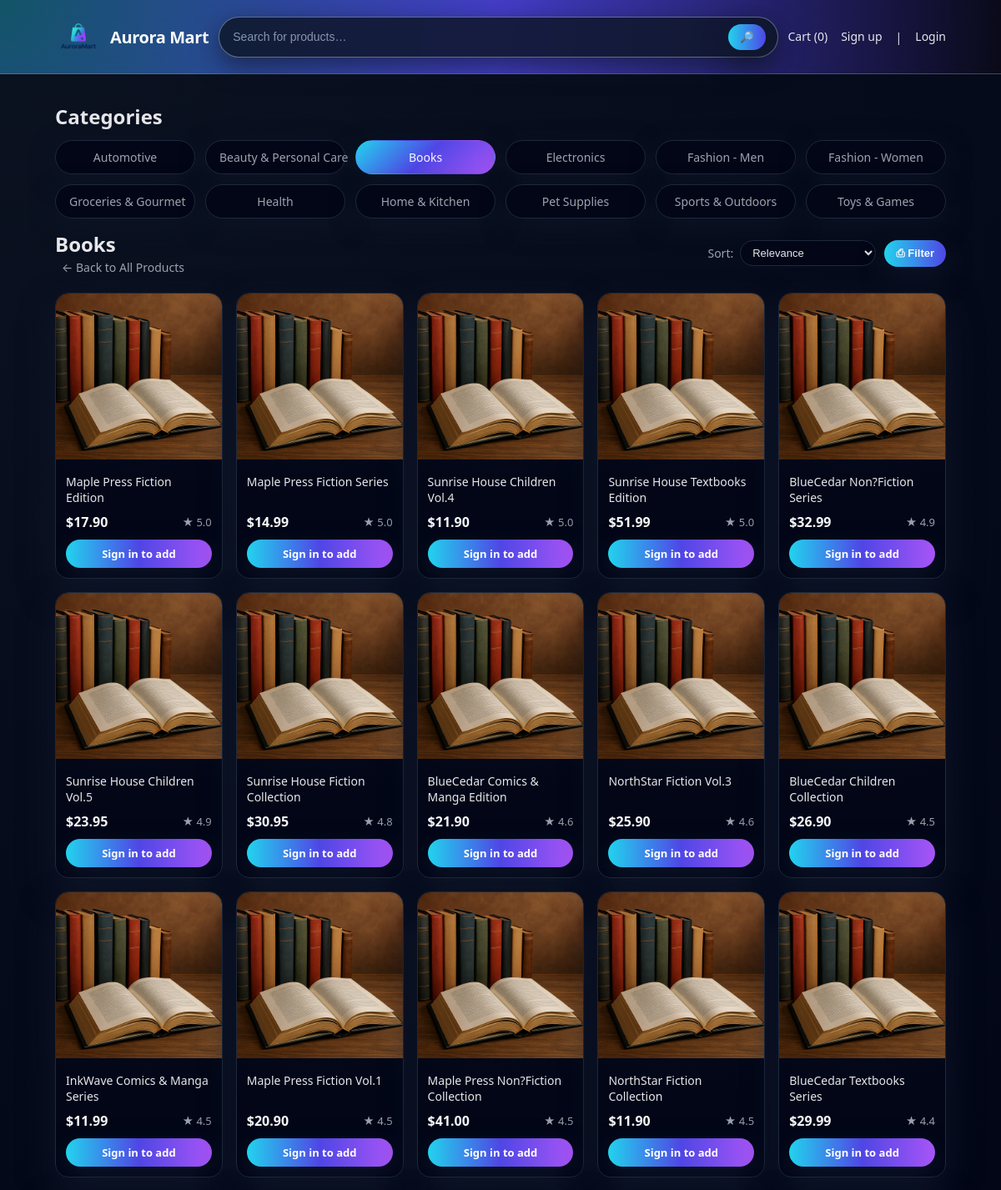
Page /c/books/ (upper part) on the committed database.
### storefront/models.py (models this page shows, shortened)
class Category(models.Model):
    name = models.CharField(max_length=100)
    slug = models.SlugField(max_length=100, unique=True)
    parent = models.ForeignKey("self", null=True, blank=True, on_delete=models.CASCADE)
    class Meta:
        unique_together = [["name", "parent"]]

class Product(models.Model):
    sku = models.CharField(max_length=50, unique=True)
    slug = models.SlugField(max_length=255, unique=True)
    name = models.CharField(max_length=255)
    description = models.TextField(blank=True)
    category = models.ForeignKey("Category", on_delete=models.CASCADE)
    stock = models.PositiveIntegerField(default=0)
    reorder_threshold = models.PositiveIntegerField(default=10)
    is_active = models.BooleanField(default=True)
    price = models.DecimalField(max_digits=10, decimal_places=2)
    rating = models.FloatField(
        validators=[MinValueValidator(0.0), MaxValueValidator(5.0)], default=0.0
    )
    image = models.ImageField(upload_to="product_images/", blank=True, null=True)
    created_at = models.DateTimeField(auto_now_add=True)
    updated_at = models.DateTimeField(auto_now=True)
    @property
    def image_url(self):
        if self.image:
            return self.image.url
        category_images = {
            "Automotive": "Automotive.png",
            "Beauty & Personal Care": "Beauty and Personal Care.png",
            "Books": "Books.png",
            "Electronics": "Electronics.png",
            "Fashion - Men": "Fashion - Men.png",
            "Fashion - Women": "Fashion - Women.png",
            "Groceries & Gourmet": "Groceries and Gourmet.png",
            "Health": "Health.png",
            "Home & Kitchen": "Home and Kitchen.png",
            "Pet Supplies": "Pet Supplies.png",
            "Sports & Outdoors": "Sport and Outdoors.png",
            "Toys & Games": "Toys and Games.png",
        }
        category = self.category
        while category.parent is not None:
            category = category.parent
        parent_category_name = category.name
        default_image = category_images.get(parent_category_name, "Placeholder Img.png")
        return f"/static/img/default_categories/{default_image}"

### storefront/views.py (the view, shortened to what this page needs)
# urls.py: path("", views.home, name="home"),
def home(request, slug=None):
    products = Product.objects.select_related("category").filter(is_active=True)
    categories = Category.objects.filter(parent__isnull=True).order_by("name")[:12]
    q = (request.GET.get("q") or "").strip()
    sort = (request.GET.get("sort") or "").strip()
    category = None
    if slug:
        category = get_object_or_404(Category, slug=slug)
        products = products.filter(Q(category=category) | Q(category__parent=category))
    if sort == "price_asc":
        products = products.order_by("price", "-rating", "name")
    elif sort == "price_desc":
        products = products.order_by("-price", "-rating", "name")
    elif sort == "new":
        products = products.order_by("-id")
    else:
        products = products.order_by("-rating", "name")
    context = {
        "categories": categories,
        "products": products[:500],
        "q": q,
        "sort": sort,
        "category": category,
    }
    return render(request, "storefront/home.html", context)

### adminpanel/context_processors.py (called while the page is built, shortened)
def admin_context(request):
    context = {}
    return context

### storefront/context_processors.py (called while the page is built)
def low_stock_count(request):
    count = Product.objects.filter(
        is_active=True, stock__lt=F("reorder_threshold")
    ).count()
    return {"low_stock_count": count}

def cart_meta(request):
    count = 0
    if request.user.is_authenticated:
        cart = Cart.objects.filter(customer__user=request.user).first()
        if cart:
            count = cart.count
    else:
        count = request.session.get("cart_count", 0)
    return {"cart_count": count}

### storefront/templates/storefront/home.html (shortened to what this page needs)
{% load static %}
<!DOCTYPE html>
<html lang="en">
    <head>
    </head>
<body>
<header>
  <div class="wrap row">
    <a class="brand" href="{% url 'home2' %}">
      <img src="{% static 'img/AuroraMart Logo.png' %}" alt="Aurora Mart" />
      <span>Aurora&nbsp;Mart</span>
    </a>
    <form class="search grow" method="get" action="{% if category %}{% url 'category' category.slug %}{% else %}{% url 'home2' %}{% endif %}">
      <input type="search" name="q" value="{{ q }}" placeholder="Search for products…" />
      <button class="btn" type="submit">🔎</button>
    </form>
    <nav class="navlinks">
      {% if request.user.is_authenticated %}
        {% if request.user.is_staff or request.user.is_superuser or request.user.role == 'admin' %}
          <a href="/adminpanel/">Hi, {{ request.user.username }}! (Admin Panel)</a>
        {% else %}
          <a href="{% url 'cart' %}">Cart ({{ cart_count|default:0 }})</a>
          <a href="{% url 'account' %}">Hi, {{ request.user.username }}!</a>
        {% endif %}
        <a href="{% url 'logout' %}">Logout</a>
      {% else %}
        <a href="{% url 'cart_guest' %}">Cart ({{ cart_count|default:0 }})</a>
        <a href="{% url 'signup' %}">Sign up</a> | <a href="{% url 'login' %}">Login</a>
      {% endif %}
    </nav>
  </div>
</header>
<main class="wrap">
  <h2 style="margin:16px 0 4px">Categories</h2>
  <div class="chipbar">
    {% for c in categories %}
      <a class="chip {% if category and c.slug == category.slug %}active{% endif %}" href="{% url 'category' c.slug %}">{{ c.name }}</a>
    {% empty %}
      <span class="muted">No categories yet.</span>
    {% endfor %}
  </div>
  <div class="toolbar">
    <div>
      <h2 style="margin:0">
        {% if category %}
          {{ category.name }}
        {% else %}
          Daily Discover
        {% endif %}
      </h2>
      {% if category %}
        <a href="{% url 'home2' %}" class="back-link">← Back to All Products</a>
      {% endif %}
    </div>
    <div class="row" style="gap:10px">
      <div class="sort">
        <form method="get" action="{% if category %}{% url 'category' category.slug %}{% else %}{% url 'home2' %}{% endif %}">
          <label class="muted">Sort:</label>
          <select name="sort" onchange="this.form.submit()">
            <option value=""          {% if not sort %}selected{% endif %}>Relevance</option>
          </select>
        </form>
      </div>
      <button class="btn" title="Filter (coming soon)">⎙ Filter</button>
    </div>
  </div>
  <section class="grid">
    {% for p in products %}
      <article class="card">
        <a href="{% url 'product' p.slug %}">
          <img src="{{ p.image_url }}" alt="{{ p.name }}">
        </a>
        <div class="b">
          <div>
            <a class="name" href="{% url 'product' p.slug %}">{{ p.name }}</a>
            <div class="meta">
              <span class="price">${{ p.price|floatformat:2 }}</span>
              <span class="muted">★ {{ p.rating|default:"0.0" }}</span>
            </div>
          </div>
          <div class="bottom">
            {% if request.user.is_authenticated %}
              <form method="post" action="{% url 'cart_add' p.id %}">
                {% csrf_token %}
                <button class="btn" type="submit" style="background: green; color:#fff;">Add to cart</button>
              </form>
            {% else %}
              <a href="{% url 'login' %}?next={% url 'product' p.slug %}" class="btn" style="background: green; color:#fff;">
                Sign in to add
              </a>
            {% endif %}
          </div>
        </div>
      </article>
    {% empty %}
      <p class="muted">No products yet. Check back soon!</p>
    {% endfor %}
  </section>
</main>
</body>
</html>

### rows in the picture
Category: name "Automotive"
Category: name "Beauty & Personal Care"
Category: name "Books"
Category: name "Electronics"
Category: name "Fashion - Men"
Category: name "Fashion - Women"
Category: name "Groceries & Gourmet"
Category: name "Health"
Category: name "Home & Kitchen"
Category: name "Pet Supplies"
Category: name "Sports & Outdoors"
Category: name "Toys & Games"
Product: image_url (picture), name "Maple Press Fiction Edition", price "17.90", rating "5.0"
Product: image_url (picture), name "Maple Press Fiction Series", price "14.99", rating "5.0"
Product: image_url (picture), name "Sunrise House Children Vol.4", price "11.90", rating "5.0"
Product: image_url (picture), name "Sunrise House Textbooks Edition", price "51.99", rating "5.0"
Product: image_url (picture), name "BlueCedar Non?Fiction Series", price "32.99", rating "4.9"
Product: image_url (picture), name "Sunrise House Children Vol.5", price "23.95", rating "4.9"
Product: image_url (picture), name "Sunrise House Fiction Collection", price "30.95", rating "4.8"
Product: image_url (picture), name "BlueCedar Comics & Manga Edition", price "21.90", rating "4.6"
Product: image_url (picture), name "NorthStar Fiction Vol.3", price "25.90", rating "4.6"
Product: image_url (picture), name "BlueCedar Children Collection", price "26.90", rating "4.5"
Product: image_url (picture), name "InkWave Comics & Manga Series", price "11.99", rating "4.5"
Product: image_url (picture), name "Maple Press Fiction Vol.1", price "20.90", rating "4.5"
Product: image_url (picture), name "Maple Press Non?Fiction Collection", price "41.00", rating "4.5"
Product: image_url (picture), name "NorthStar Fiction Collection", price "11.90", rating "4.5"
Product: image_url (picture), name "BlueCedar Textbooks Series", price "29.99", rating "4.4"

### other values in the picture
{{ cart_count|default:0 }} "0"
